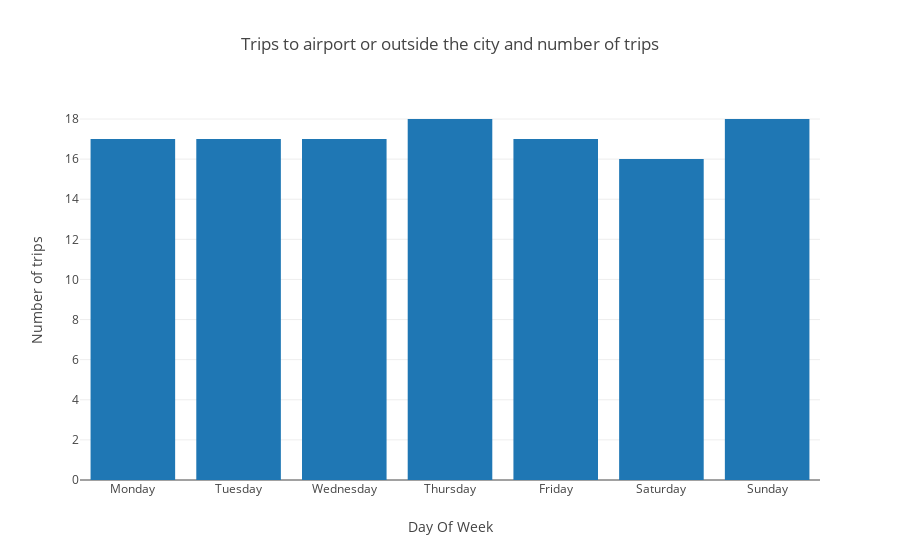

This figure's notebook cell:
### Markdown cell above
# Average trip duration during the week

### Code cell
mean_duration = data.groupby(['day_of_week'])[['trip_duration_seconds']].mean() // 60

right_order = [ 'Monday', 'Tuesday', 'Wednesday', 'Thursday', 'Friday', 'Saturday', 'Sunday']

mean_duration = mean_duration.groupby(['day_of_week']).sum().reindex(right_order) 

trace1 = go.Bar(x = mean_duration.index, y = mean_duration['trip_duration_seconds'])

fig = go.Figure([trace1], layout=layout)

layout = {'title': 'Average trip duration during the week', 'xaxis': {'title': 'Day Of Week'}, 'yaxis': {'title': 'Minutes'}}

iplot(fig, show_link=False)

### Figure 1 — Plotly figure (JSON) as saved in the notebook; plotly's stock layout.template omitted (floating-point values rounded to 4 significant figures)
{"data": [{"type": "bar", "uid": "6824c988-019f-11e9-a872-aa52de1eccf8", "x": ["Monday", "Tuesday", "Wednesday", "Thursday", "Friday", "Saturday", "Sunday"], "y": [17, 17, 17, 18, 17, 16, 18]}], "layout": {"title": "Trips to airport or outside the city and number of trips", "xaxis": {"title": "Day Of Week"}, "yaxis": {"title": "Number of trips"}}}
